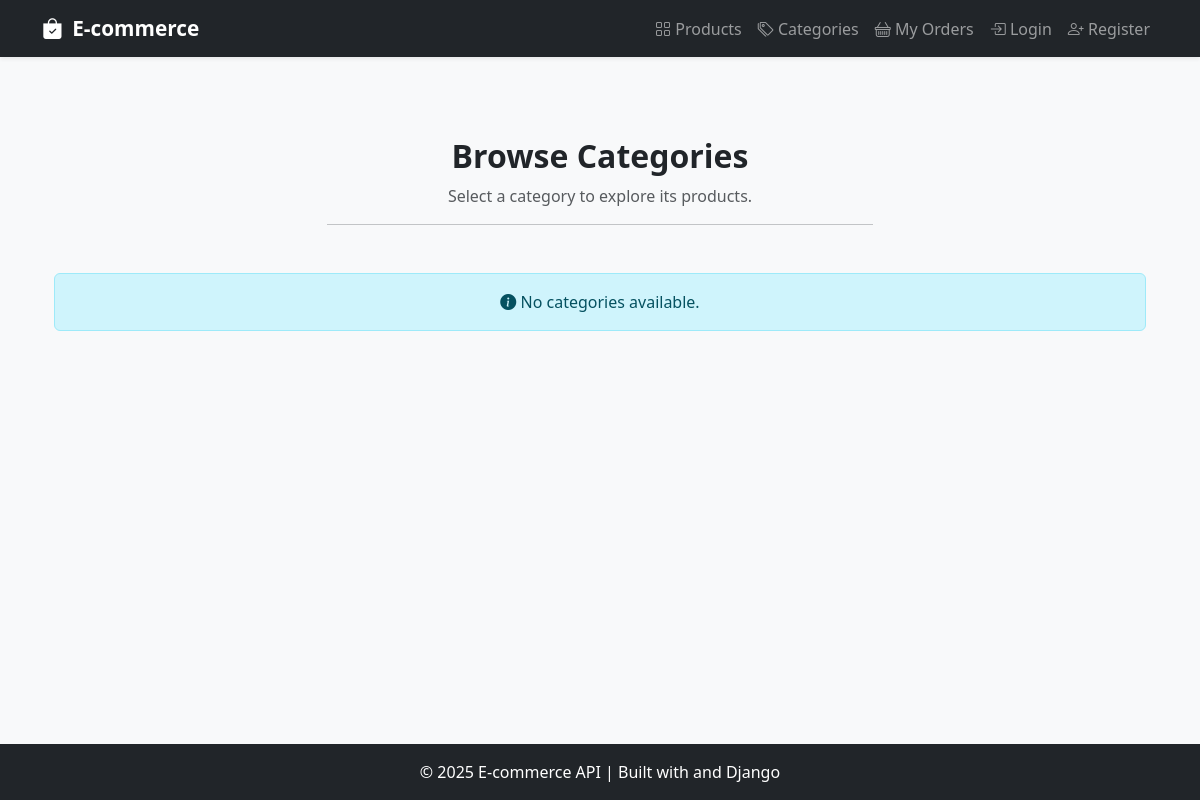
The page /categories/ on the database as committed earlier.
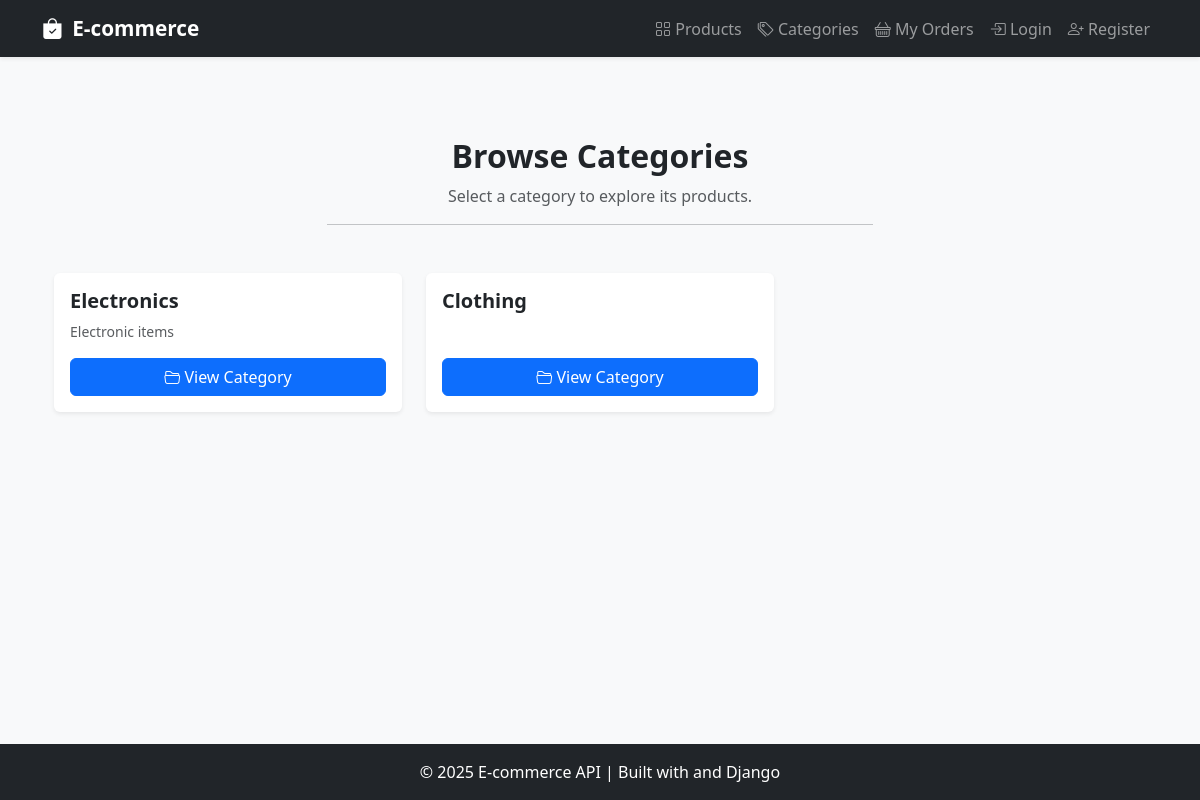
The same page on the database as committed later.
### products/models.py (models this page shows, shortened)
class Category(models.Model):
    name = models.CharField(max_length=100, unique=True)
    description = models.TextField(blank=True)

### products/views.py (the view)
# urls.py: path('categories/', category_list_view, name='category_list'),
def category_list_view(request):
    categories = Category.objects.all()
    context = {'categories': categories}
    return render(request, 'category_list.html', context)

### templates/category_list.html (shortened to what this page needs)
{% extends "base.html" %}
{% block content %}
<div class="container mt-5">
  <div class="text-center mb-5">
    <h2 class="fw-bold">Browse Categories</h2>
    <p class="text-muted">Select a category to explore its products.</p>
    <hr class="w-50 mx-auto">
  </div>
  {% if categories %}
  <div class="row row-cols-1 row-cols-md-3 g-4">
    {% for category in categories %}
    <div class="col">
      <div class="card h-100 shadow-sm border-0">
        <div class="card-body d-flex flex-column">
          <h5 class="card-title fw-semibold">{{ category.name }}</h5>
          <p class="card-text text-muted small">
            {{ category.description|truncatechars:100 }}
          </p>
          <a href="{% url 'category_detail' category.id %}" class="btn btn-primary mt-auto">
            <i class="bi bi-folder2-open"></i> View Category
          </a>
        </div>
      </div>
    </div>
    {% endfor %}
  </div>
  {% else %}
  <div class="alert alert-info text-center">
    <i class="bi bi-info-circle-fill"></i> No categories available.
  </div>
  {% endif %}
</div>
{% endblock %}

### templates/base.html (shortened to what this page needs)
<!DOCTYPE html>
<html lang="en">
<head>
  <link href="https://cdn.jsdelivr.net/npm/bootstrap@5.3.3/dist/css/bootstrap.min.css" rel="stylesheet">
  <link href="https://cdn.jsdelivr.net/npm/bootstrap-icons@1.11.3/font/bootstrap-icons.css" rel="stylesheet">
</head>
<body class="d-flex flex-column min-vh-100">
  <nav class="navbar navbar-expand-lg navbar-dark bg-dark shadow-sm sticky-top">
    <div class="container">
      <a class="navbar-brand" href="{% url 'home' %}">
        <i class="bi bi-bag-check-fill me-1"></i> E-commerce
      </a>
      <div class="collapse navbar-collapse justify-content-end" id="navbarNav">
        <ul class="navbar-nav">
          <li class="nav-item"><a class="nav-link" href="{% url 'products-grid' %}"><i class="bi bi-grid"></i> Products</a></li>
          <li class="nav-item"><a class="nav-link" href="{% url 'category_list' %}"><i class="bi bi-tags"></i> Categories</a></li>
          <li class="nav-item"><a class="nav-link" href="{% url 'order_list' %}"><i class="bi bi-basket"></i> My Orders</a></li>
          {% if user.is_authenticated %}
            <li class="nav-item"><a class="nav-link" href="{% url 'profile' %}"><i class="bi bi-person-circle"></i> Profile</a></li>
            <li class="nav-item"><a class="nav-link text-danger" href="{% url 'logout' %}"><i class="bi bi-box-arrow-right"></i> Logout</a></li>
          {% else %}
            <li class="nav-item"><a class="nav-link" href="{% url 'login' %}"><i class="bi bi-box-arrow-in-right"></i> Login</a></li>
            <li class="nav-item"><a class="nav-link" href="{% url 'register' %}"><i class="bi bi-person-plus"></i> Register</a></li>
          {% endif %}
        </ul>
      </div>
    </div>
  </nav>
  <main class="container">
    {% block content %}{% endblock %}
  </main>
  <footer class="bg-dark text-white text-center py-3 mt-auto">
    <div class="container">
      <p class="mb-0">&copy; 2025 E-commerce API | Built with and Django</p>
    </div>
  </footer>
</body>
</html>

### templates/base.html (style rules this page uses)
body { background-color: #f8f9fa; }
main { min-height: 70vh; padding-top: 2rem; }
.navbar-brand { font-weight: bold; font-size: 1.3rem; }
footer { margin-top: auto; }

Rows that differ between the two databases and show on the page:
added Category: name "Electronics", description "Electronic items"
added Category: name "Clothing"
Other text that changed with them:
text no longer shown: "No categories available."
